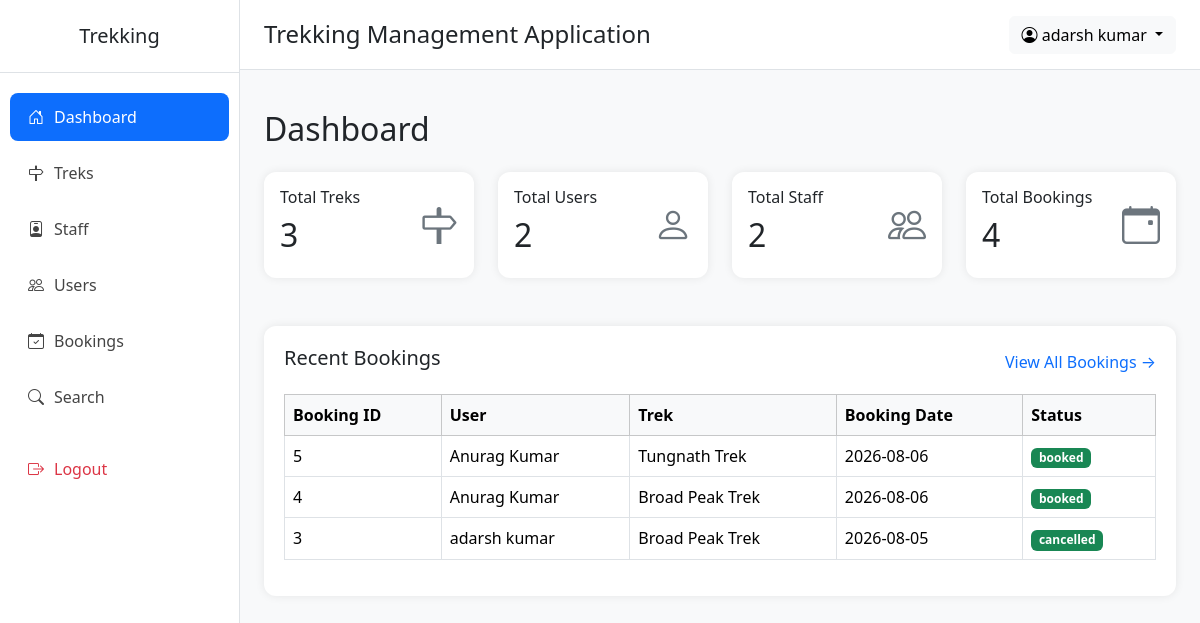
Screenshot of /admin/dashboard (signed in) with the database file from the repository.
### application/models.py (models this page shows)
class User(db.Model):
    __tablename__="users"
    id=db.Column(db.Integer(),primary_key=True,autoincrement=True)
    name=db.Column(db.String(),nullable=False)
    email=db.Column(db.String(),nullable=False,unique=True)
    phone=db.Column(db.String(),nullable=True)
    password=db.Column(db.String(),nullable=False)
    contact=db.Column(db.String(),nullable=True)
    role=db.Column(db.String(),default="user")       # admin | user | staff
    status=db.Column(db.String(),default="active")   # active | blacklisted | pending | rejected
    created_at=db.Column(db.DateTime(),server_default=db.func.now())
    updated_at=db.Column(db.DateTime(),server_default=db.func.now(),onupdate=db.func.now())
    staff_profile = db.relationship(
        "Staff",
        backref="user",
        uselist=False,
        foreign_keys="Staff.userid"
    )
    bookings = db.relationship(
        "Booking",
        backref="user",
        cascade="all, delete-orphan"
    )

class Booking(db.Model):
    __tablename__ = "bookings"
    id = db.Column(db.Integer(), primary_key=True)
    user_id = db.Column(db.Integer(), db.ForeignKey("users.id"), nullable=False)
    trek_id = db.Column(db.Integer(), db.ForeignKey("treks.id"), nullable=False)
    booking_date = db.Column(db.DateTime(), default=db.func.now())
    status = db.Column(db.String(20), nullable=False, default="booked")
    payment_status = db.Column(db.String(20), nullable=False, default="Pending")
    cancelled_at = db.Column(db.DateTime, nullable=True)

class Trek(db.Model):
    __tablename__="treks"
    id = db.Column(db.Integer(),primary_key=True)
    name = db.Column(db.String(),nullable=False)
    location = db.Column(db.String(),nullable=False)
    price=db.Column(db.Integer(),nullable=False)
    difficulty = db.Column(db.String(),nullable=False) # Easy | Medium | Hard
    duration_days = db.Column(db.Integer(),nullable=False)
    total_slots = db.Column(db.Integer(),nullable=False)
    avl_slots = db.Column(db.Integer(),nullable=False)
    assigned_staff_id = db.Column(db.Integer(),db.ForeignKey("staff.id"),nullable=True)
    status = db.Column(db.String(),default="open") #  open | closed | started | completed
    start_date = db.Column(db.DateTime(),nullable=False)
    end_date = db.Column(db.DateTime(),nullable=False)
    desc = db.Column(db.String(),nullable=True)
    created_by = db.Column(db.Integer(),db.ForeignKey("users.id"),nullable=False)
    created_at = db.Column(db.DateTime(),server_default=db.func.now())
    updated_at = db.Column(db.DateTime(),server_default=db.func.now(),onupdate=db.func.now())
    bookings = db.relationship(
        "Booking",
        backref="trek",
        cascade="all, delete-orphan"
    )

### application/admin_routes.py (the view)
@app.route("/admin/dashboard")
def admin():
    if("admin_id" not in session):
        return redirect("/login")
    this_admin=User.query.filter_by(id=session["admin_id"]).first()
    total_treks=Trek.query.all().__len__()
    total_staff=Staff.query.all().__len__()
    total_user=User.query.all().__len__()-total_staff-1
    all_bookings=Booking.query.all()
    recent_booking=Booking.query.order_by(Booking.booking_date.desc()).limit(3).all()
    total_bookings=all_bookings.__len__()
    return render_template("admin/dashboard.html",this_admin=this_admin,total_user=total_user,total_bookings=total_bookings,total_staff=total_staff,total_treks=total_treks,all_bookings=all_bookings,recent_booking=recent_booking)

### templates/admin/dashboard.html (shortened to what this page needs)
{% extends "admin/base.html" %}
{% block content %}
<h2 class="mb-4">
                Dashboard
            </h2>
            <div class="row g-4">
                <div class="col-md-3">
                    <div class="card dashboard-card">
                        <div class="card-body d-flex justify-content-between align-items-center">
                            <div>
                                <h6>Total Treks</h6>
                                <h2>{{total_treks}}</h2>
                            </div>
                            <i class="bi bi-signpost card-icon"></i>
                        </div>
                    </div>
                </div>
                <div class="col-md-3">
                    <div class="card dashboard-card">
                        <div class="card-body d-flex justify-content-between align-items-center">
                            <div>
                                <h6>Total Users</h6>
                                <h2>{{total_user}}</h2>
                            </div>
                            <i class="bi bi-person card-icon"></i>
                        </div>
                    </div>
                </div>
                <div class="col-md-3">
                    <div class="card dashboard-card">
                        <div class="card-body d-flex justify-content-between align-items-center">
                            <div>
                                <h6>Total Staff</h6>
                                <h2>{{total_staff}}</h2>
                            </div>
                            <i class="bi bi-people card-icon"></i>
                        </div>
                    </div>
                </div>
                <div class="col-md-3">
                    <div class="card dashboard-card">
                        <div class="card-body d-flex justify-content-between align-items-center">
                            <div>
                                <h6>Total Bookings</h6>
                                <h2>{{total_bookings}}</h2>
                            </div>
                            <i class="bi bi-calendar-event card-icon"></i>
                        </div>
                    </div>
                </div>
            </div>
            <div class="table-container mt-5">
                <div class="d-flex justify-content-between align-items-center mb-3">
                    <h5>Recent Bookings</h5>
                    <a href="/admin/all/booking" class="text-decoration-none">
                        View All Bookings →
                    </a>
                </div>
                <table class="table table-bordered table-hover align-middle">
                    <thead class="table-light">
                    <tr>
                        <th>Booking ID</th>
                        <th>User</th>
                        <th>Trek</th>
                        <th>Booking Date</th>
                        <th>Status</th>
                    </tr>
                    </thead>
                    <tbody>
                    {% for b in recent_booking %}
                    <tr>
                        <td>{{b.id}}</td>
                        <td>{{b.user.name}}</td>
                        <td>{{b.trek.name}}</td>
                        <td>{{b.booking_date.date()}}</td>
                        <td><span class="badge bg-success">{{b.status}}</span></td>
                    </tr>
                    {% endfor %}
                    </tbody>
                </table>
            </div>
{% endblock %}

### templates/admin/base.html (shortened to what this page needs)
<!DOCTYPE html>
<html lang="en">
<head>
    <link href="https://cdn.jsdelivr.net/npm/bootstrap@5.3.8/dist/css/bootstrap.min.css" rel="stylesheet">
    <link href="https://cdn.jsdelivr.net/npm/bootstrap-icons@1.11.3/font/bootstrap-icons.css" rel="stylesheet">
</head>
<body>
<div class="d-flex">
    <div class="sidebar">
        <h5 class="text-center py-4 border-bottom">
            Trekking
        </h5>
        <ul class="nav flex-column mt-3">
            <li class="nav-item">
                <a class="nav-link {% if request.path == '/admin/dashboard' %}active{% endif %}" href="/admin/dashboard">
                    <i class="bi bi-house-door"></i>Dashboard
                </a>
            </li>
            <li class="nav-item">
                <a class="nav-link {% if '/admin/trek' in request.path %}active{% endif %}" href="/admin/treks">
                    <i class="bi bi-signpost"></i>Treks
                </a>
            </li>
            <li class="nav-item">
                <a class="nav-link {% if '/admin/staff' in request.path %}active{% endif %}" href="/admin/staff">
                    <i class="bi bi-person-badge"></i>Staff
                </a>
            </li>
            <li class="nav-item">
                <a class="nav-link {% if '/admin/users' in request.path %}active{% endif %}" href="/admin/users">
                    <i class="bi bi-people"></i>Users
                </a>
            </li>
            <li class="nav-item">
                <a class="nav-link {% if '/admin/all/booking' in request.path %}active{% endif %}" href="/admin/all/booking">
                    <i class="bi bi-calendar-check"></i>Bookings
                </a>
            </li>
            <li class="nav-item">
                <a class="nav-link {% if '/admin/search' in request.path %}active{% endif %} " href="/admin/search">
                    <i class="bi bi-search"></i>Search
                </a>
            </li>
            <li class="nav-item mt-3">
                <a class="nav-link text-danger" href="/logout">
                    <i class="bi bi-box-arrow-right"></i>Logout
                </a>
            </li>
        </ul>
    </div>
    <div class="flex-grow-1">
        <nav class="navbar topbar px-4">
            <h4 class="mb-0">
                Trekking Management Application
            </h4>
            <div class="dropdown">
                <button class="btn btn-light dropdown-toggle"
                        data-bs-toggle="dropdown">
                    <i class="bi bi-person-circle"></i>
                    {{ this_admin.name }}
                </button>
            </div>
        </nav>
        <div class="container-fluid p-4">
            {% block content %}
            {% endblock %}
        </div>
    </div>
</div>
</body>
</html>

### templates/admin/base.html (style rules this page uses)
body { background:#f8f9fa; overflow-x:hidden; }
.sidebar { width:240px; min-height:100vh; background:#fff; border-right:1px solid #dee2e6; }
.sidebar .nav-link { color:#444; padding:12px 18px; border-radius:8px; margin:4px 10px; font-weight:500; transition:.3s; }
.sidebar .nav-link:hover, .sidebar .nav-link.active { background:#0d6efd; color:white; }
.sidebar i { margin-right:10px; }
.topbar { background:#fff; border-bottom:1px solid #dee2e6; height:70px; }
.dashboard-card { border:none; border-radius:12px; box-shadow:0 0 10px rgba(0,0,0,.08); transition:.3s; }
.card-icon { font-size:38px; color:#6c757d; }
.table-container { background:white; border-radius:12px; box-shadow:0 0 10px rgba(0,0,0,.08); padding:20px; }

### rows the page displays
User: name "adarsh kumar"
Booking: id "5", user.name "Anurag Kumar", trek.name "Tungnath Trek", booking_date "2026-08-06", status "booked"
Booking: id "4", user.name "Anurag Kumar", trek.name "Broad Peak Trek", booking_date "2026-08-06", status "booked"
Booking: id "3", user.name "adarsh kumar", trek.name "Broad Peak Trek", booking_date "2026-08-05", status "cancelled"

### other values shown
{{ total_treks }} "3"
{{ total_user }} "2"
{{ total_staff }} "2"
{{ total_bookings }} "4"
